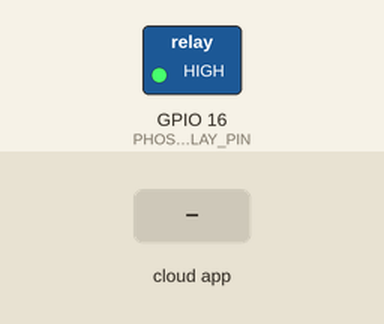
The sketch below on a simulated ESP32. Shown: switched loads named in the sketch (green lamp = pin HIGH). Inputs (shaded band) come from the test bench. WiFi joins after 1.5 s; servers stay silent unless stated; the Firebase database answers and starts empty; what the sketch prints to the serial monitor is not drawn.

Above: at 2.7 s.
2.8 s: the phone or cloud app sets P to 1
At 3.8 s:
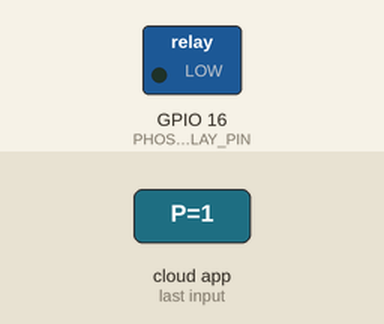
Timing chart, 0 to 56.2 s (numbered marks = the images above; inputs shaded):
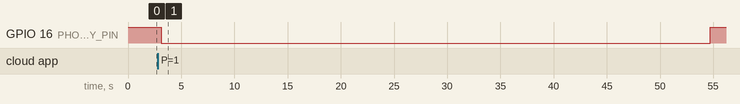

Measured:
- after the input at 2.8 s, GPIO 16 (PHOSPHORUS_RELAY_PIN): HIGH → LOW after 0.30 s, → HIGH 51.6 s later

The sketch:

phosphorus_valve_control.ino
```cpp
/**
 * Phosphorus Dispensing Controller
 */

#include <Arduino.h>
#include <WiFi.h>
#include <FirebaseESP32.h>

#include <addons/TokenHelper.h>
#include <addons/RTDBHelper.h>

/* 1. WiFi credentials */
#define WIFI_SSID "your ssid"
#define WIFI_PASSWORD "your password"

/* 2. Firebase credentials */
#define API_KEY "your API key"
#define DATABASE_URL "your database url"
#define USER_EMAIL "your email"
#define USER_PASSWORD "your password"

/* 3. Hardware */
#define PHOSPHORUS_RELAY_PIN 16   // ACTIVE LOW valve

/* 4. Firebase objects */
FirebaseData fbdo;
FirebaseAuth auth;
FirebaseConfig config;

/* 5. Timing */
unsigned long firebasePrevMillis = 0;
const unsigned long FIREBASE_INTERVAL = 500;

unsigned long valveStartMillis = 0;
unsigned long valveOpenTime = 0;

bool valveRunning = false;
bool firstBoot = true;

/* -------------------------
   Phosphorus valve open times (ms)
------------------------- */
unsigned long getPhosphorusTime(int level)
{
  if (level == 1) return 51300;  // Low
  if (level == 2) return 32100;  // Medium
  if (level == 3) return 12830;  // High
  return 0;
}

/* Convert P reading to category */
int phosphorusLevel(int P)
{
  if (P < 10) return 1;
  else if (P <= 25) return 2;
  else return 3;
}

void setup()
{
  Serial.begin(115200);

  pinMode(PHOSPHORUS_RELAY_PIN, OUTPUT);
  digitalWrite(PHOSPHORUS_RELAY_PIN, HIGH); // Valve OFF

  /* WiFi */
  WiFi.begin(WIFI_SSID, WIFI_PASSWORD);
  Serial.print("Connecting to Wi-Fi");
  while (WiFi.status() != WL_CONNECTED)
  {
    Serial.print(".");
    delay(300);
  }
  Serial.println();
  Serial.print("Connected, IP: ");
  Serial.println(WiFi.localIP());

  /* Firebase setup */
  config.api_key = API_KEY;
  config.database_url = DATABASE_URL;

  auth.user.email = USER_EMAIL;
  auth.user.password = USER_PASSWORD;

  config.token_status_callback = tokenStatusCallback;

  Firebase.reconnectNetwork(true);
  fbdo.setBSSLBufferSize(4096, 1024);

  Firebase.begin(&config, &auth);

  Serial.println("Firebase initialized");
}

void loop()
{
  /* REQUIRED */
  if (!Firebase.ready())
    return;

  /* Reset fertilized flag ONCE on boot */
  if (firstBoot)
  {
    Firebase.setInt(fbdo, F("/fertilized/valveP"), 0);
    firstBoot = false;
    Serial.println("Phosphorus valve armed");
  }

  /* ---- Firebase polling ---- */
  if (millis() - firebasePrevMillis >= FIREBASE_INTERVAL)
  {
    firebasePrevMillis = millis();

    int phosphorusValue = 0;
    int command = 0;
    int done = 0;

    /* Read Phosphorus sensor */
    if (Firebase.getInt(fbdo, F("/NPK/Phosphorus")))
      phosphorusValue = fbdo.to<int>();

    /* Read valve command */
    if (Firebase.getInt(fbdo, F("/valve/P")))
      command = fbdo.to<int>();

    /* Read fertilized status */
    if (Firebase.getInt(fbdo, F("/fertilized/valveP")))
      done = fbdo.to<int>();

    int level = phosphorusLevel(phosphorusValue);

    /* Start dispensing */
    if (command == 1 && !valveRunning && done == 0)
    {
      valveOpenTime = getPhosphorusTime(level);
      valveRunning = true;
      valveStartMillis = millis();

      digitalWrite(PHOSPHORUS_RELAY_PIN, LOW); // Valve ON

      Firebase.setInt(fbdo, F("/valve/P"), 0); // reset command

      Serial.println("Dispensing Phosphorus...");
    }
  }

  /* ---- Valve timing (NO delay) ---- */
  if (valveRunning && millis() - valveStartMillis >= valveOpenTime)
  {
    digitalWrite(PHOSPHORUS_RELAY_PIN, HIGH); // Valve OFF
    valveRunning = false;

    Firebase.setInt(fbdo, F("/fertilized/valveP"), 1);

    Serial.println("Phosphorus dispense completed");
  }
}
```
